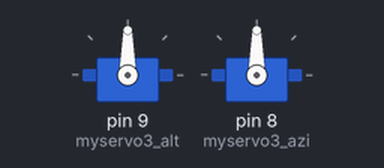
Bench run of a sketch on a simulated Arduino Uno, built with avr-gcc and run on an emulated ATmega328P. Shown: 2 × servo. What the sketch prints to the serial monitor is not drawn.

Above: at 0.1 s.
At 96.5 s:
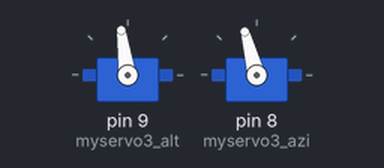
Timing chart, 0 to 98.0 s (numbered marks = the images above):
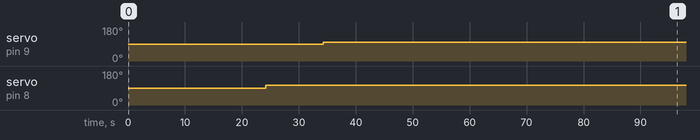

The sketch:

SolarStill_test5.ino
```cpp
#include <Servo.h>
#include <math.h>

/*
 * Instruction: enter the SR, SS, SN time and present time(2 min ahead of starting) then at exact present time click the reset button
 * Link for solar information:(1) https://www.esrl.noaa.gov/gmd/grad/solcalc/ ****use this one
                              (2) https://www.esrl.noaa.gov/gmd/grad/solcalc/azel.html
                              (3) https://www.timeanddate.com/sun/usa/las-cruces
 * Las Cruces Coorinate: 32.3199° N, 106.7637° W
 * Azimuth and Elevation - an angular coordinate system for locating positions in the sky. Azimuth is measured clockwise from true north
   to the point on the horizon directly below the object. Elevation is measured vertically from that point on the horizon up to the object.
 * for our setup and code, azimuthal angle (beta) should be greater than 90 degree when you start the exp.
 * FOR THIS CODE, THE EXPERIMENT SHOULD BE STARTED BEFORE SOLAR NOON

  */

            /*May 3 2021*/
//------you need to enter these from link (1)--------
  int SRh=6;  //sun rise time in hours
  int SRm=18; //sun rise time in minutes
  int SSh=19; //sun set time in hours
  int SSm=49; //sun set time in minutes
  int PTh=13;  //present time in hours
  int PTm=2; //present time in minutes
  int SNh=13; //solar noon in hours
  int SNm=3; //solar noon in minutes
  double SNa_d=73.63; //solar noon angle (in degree)
  double alpha_0_d=-0.56; //altutude/elevation angle (in degree) at sun rise
  double alpha_L_d=5.24; //altutude/elevation angle (in degree) at sun set
  double beta_0_d=70.56; //azimuth angle (in degree) at sun rise
  double beta_L_d=289.61; //azimuth angle (in degree) at sun set
  double h=23.625; //height(in inch) of convex mirror focal point from the origin(centre point of the base on which these mirror units are intalled)
//----------------------------------------------------

//--------------Calculation in degree-----------------
double t_alt_1_d= ((SNh - SRh)*60 +(SNm - SRm))*60000/(SNa_d-alpha_0_d); //time for altitude (in ms) before solar noon for degree
double t_alt_2_d= ((SSh - SNh)*60 +(SSm - SNm))*60000/(SNa_d-alpha_L_d); //time for altitude (in ms) after solar noon for degree
double t_azi_d= ((SSh - SRh)*60 +(SSm - SRm))*60000/(beta_L_d-beta_0_d); //time for azimuth (in ms) for degree
double t_sn= ((SNh-PTh)*60 +(SNm-PTm))*60000; //time difference between solar noon and present time (in ms)
double alpha_1_d= alpha_0_d +((PTh-SRh)*60 +(PTm-SRm))*60000/t_alt_1_d; //initial angle of altitude when you start the exp.
double alpha_2_d= SNa_d -((PTh-SNh)*60 +(PTm-SNm))*60000/t_alt_2_d; //initial angle of altitude when you start the exp after solar noon
double beta_d= beta_0_d +((PTh-SRh)*60 +(PTm-SRm))*60000/t_azi_d; //initial angle of azimuth when you start the exp.

//----------------------------------------------------

//-----------Calculation for arduino------------------
       /*544 corespond to 0 degree angle/ 2394 correspond to 180 degree angle*/
  double C= (2394-544)/180; //conversion of degree in arduino angle parameter
  double t_alt_1= t_alt_1_d/C; //time for altitude (in ms) before solar noon for arduino
  double t_alt_2= t_alt_2_d/C; //time for altitude (in ms) after solar noon for arduino
  double t_azi= t_azi_d/C; //time for azimuth (in ms)for arduino
  int alpha_1= 544 +alpha_0_d*C +((PTh-SRh)*60 +(PTm-SRm))*60000/t_alt_1; //initial angle of altitude when you start the exp.
  int alpha_2= 544 +SNa_d*C -((PTh-SNh)*60 +(PTm-SNm))*60000/t_alt_2; //initial angle of altitude when you start the exp after solar noon
  int beta= 544 +beta_0_d*C +((PTh-SRh)*60 +(PTm-SRm))*60000/t_azi; //initial angle of azimuth when you start the exp.


//----------------------------------------------------

//-----------Calculation for arduino------------------
       /*544 corespond to 0 degree angle/ 2394 correspond to 180 degree angle*/
  /*int SNa= 544 +SNa_d*((2394-544)/180); //solar noon angle (for arduino)
  int alpha_0= 544 +alpha_0_d*((2394-544)/180); //altutude/elevation angle (for arduino) at sun rise
  int alpha_L= 544 +alpha_L_d*((2394-544)/180); //altutude/elevation angle (for arduino) at sun set
  int beta_0= 544 +beta_0_d*((2394-544)/180); //azimuth angle (for arduino) at sun rise
  int beta_L= 544 +beta_L_d*((2394-544)/180); //azimuth angle (for arduino) at sun set
  unsigned long t_alt_11= ((SNh - SRh)*60 +(SNm - SRm))*60000/(SNa-alpha_0); //time for altitude (in ms) before solar noon
  //unsigned long t_alt_1=10;
  unsigned long t_alt_2= ((SSh - SNh)*60 +(SSm - SNm))*60000/(SNa-alpha_L); //time for altitude (in ms) after solar noon
  //unsigned long t_alt_2=10;
  unsigned long t_azi= ((SSh - SRh)*60 +(SSm - SRm))*60000/(beta_L-beta_0); //time for azimuth (in ms)
  //unsigned long t_azi=10;
  unsigned long t_sn= ((SNh-PTh)*60 +(SNm-PTm))*60000; //time difference between solar noon and present time (in ms)
  //unsigned long t_sn= 10000;
  unsigned long alpha_1= alpha_0 +((PTh-SRh)*60 +(PTm-SRm))*60000/t_alt_1; //initial angle of altitude when you start the exp.
  //int alpha=544;
  unsigned long alpha_2= SNa -((PTh-SNh)*60 +(PTm-SNm))*60000/t_alt_2; //initial angle of altitude when you start the exp after solar noon
  unsigned long beta= beta_0 +((PTh-SRh)*60 +(PTm-SRm))*60000/t_azi; //initial angle of azimuth when you start the exp.
  //int beta=1024;*/
//-------------------------------------------------------------

//------to intiate the void loop-----------
  unsigned long last_seen_alt; //for altitude angle
  unsigned long last_seen_azi; //for azimuthal angle
  unsigned long myTime;
//-----------------------------------------

//---------UNIT#3-------------
  double x3= 18.75; //x position (in inch) of unit#3
  int y3=0; //y position (in inch) of unit#3
  double d3=sqrt(x3*x3+y3*y3); //distance (in inch) of unit#3 from origin(centre point of the base on which these mirror units are intalled)
  double theta3_d= (180/3.1415926)*atan(h/d3); //angle in degree
  int theta3= 544 +theta3_d*(C); //angle for arduino
  int a3_1= 544 +90*(C) -((theta3-alpha_1)/2); //intial angle for altitude adjustment (for arduino)
  int a3_2= 544 +90*(C) -((theta3-alpha_2)/2); //intial angle for altitude adjustment (for arduino)
  int b3= 544 +45*(C) +(beta-544)/2; //intial angle for azimuthal adjustment (for arduino)

  Servo myservo3_alt; //create servo object to control a servo for altitude adjustment
  Servo myservo3_azi; //create servo object to control a servo for azimuthal adjustment
//-------------------------------

// twelve servo objects can be created on most boards


void setup()
{
    Serial.begin(9600);
    Serial.print("myTime=");
    Serial.print(myTime);
    Serial.print("\t");
    Serial.print("t_alt_1=");
    Serial.print(t_alt_1);
    Serial.print("\t");
    Serial.print("t_alt_2=");
    Serial.print(t_alt_2);
    Serial.print("\t");
    Serial.print("t_azi_d=");
    Serial.print(t_azi_d);
    Serial.print("\n");


    Serial.print("a3_1=");
    Serial.print(a3_1);
    Serial.print("\t");
    Serial.print("alpha_1=");
    Serial.print(alpha_1);
    Serial.print("\n");
    Serial.print("a3_2=");
    Serial.print(a3_2);
    Serial.print("\t");
    Serial.print("alpha_2=");
    Serial.print(alpha_2);
    Serial.print("\n");
    Serial.print("b3=");
    Serial.print(b3);
    Serial.print("\t");
    Serial.print("beta=");
    Serial.print(beta);

//---------------UNIT#3--------------------
  myservo3_alt.attach(9); //attaches the 'altitude adjustment servo' of unit#3 on pin 9 to the servo object
  myservo3_azi.attach(8); //attaches the 'azimuthal adjustment servo' of unit#3 on pin 9 to the servo object
//-----------------------------------------


}

void loop()
  {
    myTime= millis();

//---------------UNIT#1--------------------


//-----------------------------------------

//---------------UNIT#2--------------------


//-----------------------------------------

//---------------UNIT#3--------------------
      if(myTime < t_sn && (myTime-last_seen_alt) > t_alt_1)
       {
        alpha_1++;
        a3_1= 544 +90*((2394-544)/180) -((theta3-alpha_1)/2); //intial angle for altitude adjustment (for arduino)
        myservo3_alt.write(a3_1);
        last_seen_alt = myTime;
       }
      if (myTime > t_sn && (myTime-last_seen_alt) > t_alt_2)
         { alpha_2--;
           a3_2= 544 +90*((2394-544)/180) -((theta3-alpha_2)/2); //intial angle for altitude adjustment (for arduino)
           myservo3_alt.write(a3_2);
           last_seen_alt = myTime;
         }
      if( (myTime-last_seen_azi) > t_azi)
      {
        beta++;
        b3= 45*((2394-544)/180) +(beta/2); //intial angle for azimuthal adjustment (for arduino)
        myservo3_azi.write(b3);
        last_seen_azi = myTime;
      }
//-----------------------------------------

//---------------UNIT#4--------------------

//-----------------------------------------


    Serial.print(myTime);
    Serial.print("\t");
    Serial.print(t_alt_1);
    Serial.print("\t");
    Serial.print(t_alt_2);
    Serial.print("\t");
    Serial.println(t_azi_d);
    Serial.print("\t");

    Serial.print(a3_1);
    Serial.print("\t");
    Serial.println(alpha_1);
    Serial.print("\t");
    Serial.print(a3_2);
    Serial.print("\t");
    Serial.println(alpha_2);
    Serial.print("\t");
    Serial.print(b3);
    Serial.print("\t");
    Serial.println(beta);
    Serial.print("\t");

    delay(2000);
  }
```

Measured:
- by itself, servo on pin 9 (myservo3_alt): 90° → 98° at 34.3 s
- by itself, servo on pin 8 (myservo3_azi): 90° → 104° at 24.2 s, → 105° 72.3 s later
